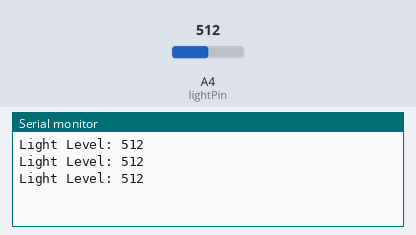
A sketch run on a simulated Arduino Uno, built with avr-gcc and run on an emulated ATmega328P. On the bench: the last lines printed to the serial monitor. Inputs (shaded band) come from the test bench; at power-on: A4 (lightPin) = 512.

Above: at 1.3 s.
1.4 s: A4 (lightPin) set to 716
At 1.9 s:
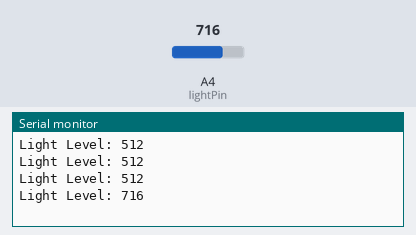
2.9 s: A4 (lightPin) set to 900
At 3.4 s:
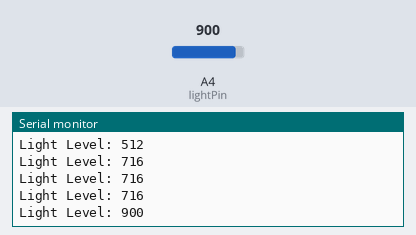
Timing chart, 0 to 5.9 s (numbered marks = the images above; inputs shaded):
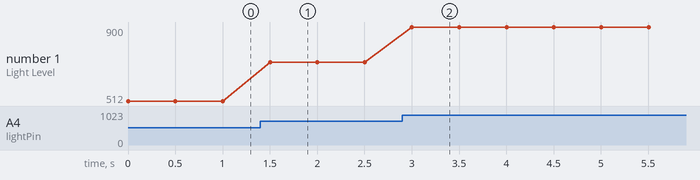

The sketch:

light-sensor.ino
```cpp
const int lightPin = A4;

void setup() {
  Serial.begin(9600);
}

void loop() {
  int lightLevel = analogRead(lightPin);
  Serial.print("Light Level: ");
  Serial.println(lightLevel);
  delay(500);
}
```

line_follower_robot.cpp
```cpp
// Define pins
int left = 2;
int middle = 3;
int right = 4;
//define motors
int leftMotor1 = 5;
int leftMotor2 = 6;
int rightMotor1 = 10;
int rightMotor2 = 11;

// Define variables
int leftSensor;
int middleSensor;
int rightSensor;

void setup() {
  // Set pins as input/output
  pinMode(left, INPUT);
  pinMode(middle, INPUT);
  pinMode(right, INPUT);
  pinMode(leftMotor1, OUTPUT);
  pinMode(leftMotor2, OUTPUT);
  pinMode(rightMotor1, OUTPUT);
  pinMode(rightMotor2, OUTPUT);
}

void loop() {
  // Read sensor values
  leftSensor = digitalRead(left);
  middleSensor = digitalRead(middle);
  rightSensor = digitalRead(right);

  // If all sensors are on the line
  if (leftSensor == HIGH && middleSensor == HIGH && rightSensor == HIGH) {
    // Move forward
    digitalWrite(leftMotor1, HIGH);
    digitalWrite(leftMotor2, LOW);
    digitalWrite(rightMotor1, HIGH);
    digitalWrite(rightMotor2, LOW);
  }
  // If the left sensor is on the line
  else if (leftSensor == HIGH) {
    // Turn left
    digitalWrite(leftMotor1, LOW);
    digitalWrite(leftMotor2, HIGH);
    digitalWrite(rightMotor1, HIGH);
    digitalWrite(rightMotor2, LOW);
  }
  // If the right sensor is on the line
  else if (rightSensor == HIGH) {
    // Turn right
    digitalWrite(leftMotor1, HIGH);
    digitalWrite(leftMotor2, LOW);
    digitalWrite(rightMotor1, LOW);
    digitalWrite(rightMotor2, HIGH);
  }
  // If the middle sensor is on the line
  else if (middleSensor == HIGH) {
    // Move forward
    digitalWrite(leftMotor1, HIGH);
    digitalWrite(leftMotor2, LOW);
    digitalWrite(rightMotor1, HIGH);
    digitalWrite(rightMotor2, LOW);
  }
  // If all sensors are off the line
  else {
    // Stop
    digitalWrite(leftMotor1, LOW);
    digitalWrite(leftMotor2, LOW);
    digitalWrite(rightMotor1, LOW);
    digitalWrite(rightMotor2, LOW);
  }
}
```

Measured:
- after the input at 1.4 s, the serial monitor: prints a new line after 0.10 s (image 1)
- after the input at 2.9 s, the serial monitor: prints a new line after 0.10 s (image 2)
- plotted number 1: 512 → 716 after the input at 1.4 s, 716 → 900 after the input at 2.9 s
